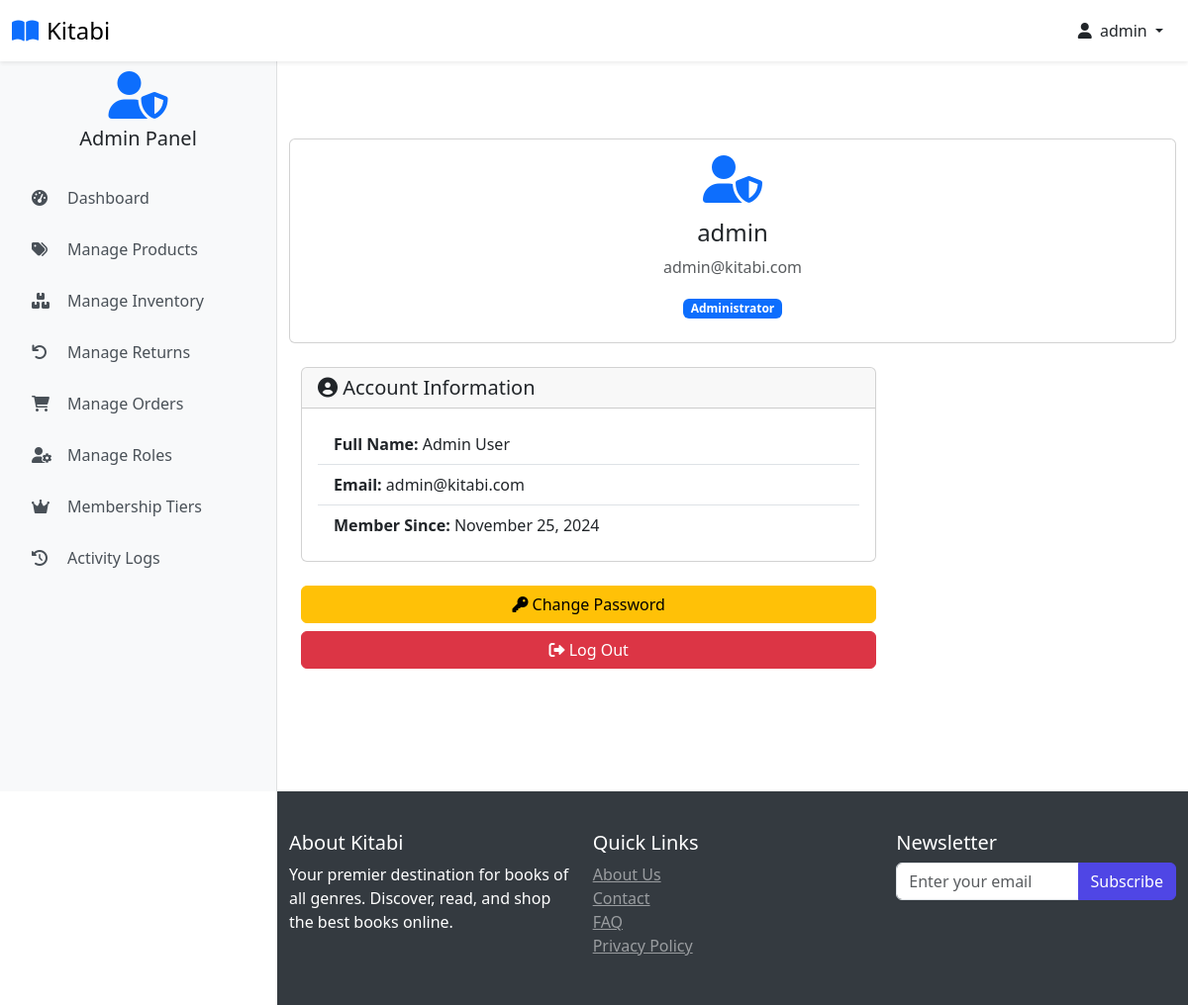
Page /account/1 (signed in) on the committed database.
### website/models.py (models this page shows, shortened)
class Customer(db.Model, UserMixin):
    id = db.Column(db.Integer, primary_key=True)
    full_name = db.Column(db.String(100), nullable=False)
    email = db.Column(db.String(100), unique=True, nullable=False)
    username = db.Column(db.String(100), unique=True, nullable=False)
    password_hash = db.Column(db.String(200), nullable=False)
    date_joined = db.Column(db.DateTime(), default=datetime.utcnow)
    is_admin_val = db.Column(db.Boolean, default=False)
    last_login = db.Column(db.DateTime)
    status = db.Column(db.String(20), default='active')
    membership_tier_id = db.Column(db.Integer, db.ForeignKey('membership_tier.id'), default=1)  # Default to Normal
    points = db.Column(db.Integer, default=0)
    membership_tier = db.relationship('MembershipTier', backref='customers')
    cart_items = db.relationship('Cart', back_populates='customer', lazy=True)
    orders = db.relationship('Order', back_populates='customer', lazy=True)
    activity_logs = db.relationship('ActivityLog', back_populates='user', lazy=True)
    returns = db.relationship('Return', foreign_keys='Return.customer_link', back_populates='customer', lazy=True)
    roles = db.relationship(
        'Role',
        secondary=user_roles,
        back_populates='users',
        lazy='dynamic'
    )
    @property
    def password(self):
        raise AttributeError('Password is not a readable Attribute')
    @property
    def is_admin(self):
        return self.is_admin_val or any(
            role.name in ['Super Admin', 'Product Manager', 'Order Manager']
            for role in self.roles
        )
    def has_permission(self, permission):
        if not self.roles:
            return False
        for role in self.roles:
            permissions = role.permissions or []
            if permission in permissions:
                return True
        return False

### website/auth.py (the view)
@auth.route('/account/<int:user_id>')
@limiter.limit("30 per minute")
@login_required
def account(user_id):
    user = Customer.query.get(user_id)
    return render_template('account.html',
                         current_user=user,
                         categories=get_categories_dict())

### website/utils.py (called while the page is built)
def get_categories_dict():
    categories_dict = {}
    categories = Category.query.all()
    for category in categories:
        subcategories = [subcategory.name for subcategory in category.subcategories]
        categories_dict[category.name] = subcategories
    return categories_dict

### website/templates/account.html (shortened to what this page needs)
{% extends 'base.html' %}
{% block body %}
<section id="profile" class="py-5">
    <div class="container pt-2">
        <div class="row">
            <div class="card mb-4">
                <div class="card-body text-center">
                    <div class="mb-3">
                        {% if not current_user.is_admin %}
                            {% if current_user.membership_tier %}
                                {% if current_user.membership_tier.name == 'Gold' %}
                                    <i class="fas fa-crown fa-3x text-warning"></i>
                                {% elif current_user.membership_tier.name == 'Premium' %}
                                    <i class="fas fa-star fa-3x text-info"></i>
                                {% else %}
                                    <i class="fas fa-user fa-3x text-secondary"></i>
                                {% endif %}
                            {% else %}
                                <i class="fas fa-user fa-3x text-secondary"></i>
                            {% endif %}
                        {% else %}
                            <i class="fas fa-user-shield fa-3x text-primary"></i>
                        {% endif %}
                    </div>
                    <h4 class="card-title">{{ current_user.username }}</h4>
                    <p class="card-text text-muted">{{ current_user.email }}</p>
                    {% if not current_user.is_admin %}
                        {% if current_user.membership_tier %}
                            <div class="badge bg-{{ 'warning' if current_user.membership_tier.name == 'Gold'
                                                   else 'info' if current_user.membership_tier.name == 'Premium'
                                                   else 'secondary' }} mb-2">
                                {{ current_user.membership_tier.name }} Member
                            </div>
                        {% else %}
                            <div class="badge bg-secondary mb-2">Basic Member</div>
                        {% endif %}
                    {% else %}
                        <div class="badge bg-primary mb-2">Administrator</div>
                    {% endif %}
                </div>
            </div>
            </div>
            <div class="col-lg-8">
                <div class="card mb-4">
                    <div class="card-header">
                        <h5 class="card-title mb-0">
                            <i class="fas fa-user-circle"></i> Account Information
                        </h5>
                    </div>
                    <div class="card-body">
                        <ul class="list-group list-group-flush">
                            <li class="list-group-item">
                                <strong>Full Name:</strong> {{ current_user.full_name }}
                            </li>
                            <li class="list-group-item">
                                <strong>Email:</strong> {{ current_user.email }}
                            </li>
                            <li class="list-group-item">
                                <strong>Member Since:</strong> {{ current_user.date_joined.strftime('%B %d, %Y') }}
                            </li>
                        </ul>
                    </div>
                </div>
                <div class="d-grid gap-2">
                    <a href="/change-password/{{current_user.id}}" class="btn btn-warning">
                        <i class="fas fa-key"></i> Change Password
                    </a>
                    <a href="{{ url_for('auth.log_out') }}" class="btn btn-danger">
                        <i class="fas fa-sign-out-alt"></i> Log Out
                    </a>
                </div>
            </div>
        </div>
    </div>
{% endblock %}

### website/templates/base.html (shortened to what this page needs)
<!DOCTYPE html>
<html lang="en">
<head>
    <link rel="stylesheet" href="{{ url_for('static', filename='css/bootstrap.min.css') }}">
    <link rel="stylesheet" href="{{ url_for('static', filename='css/owl.carousel.min.css') }}">
    <link rel="stylesheet" href="{{ url_for('static', filename='css/style.css') }}">
    <link rel="stylesheet" href="https://cdnjs.cloudflare.com/ajax/libs/font-awesome/6.0.0/css/all.min.css">
</head>
<body class="{% if current_user.is_authenticated %}{% if current_user.is_admin %}admin-user{% else %}user{% endif %}{% else %}guest{% endif %}">
<nav class="navbar navbar-light bg-white fixed-top shadow-sm">
    <div class="container-fluid">
        <div class="d-flex align-items-center">
            <a class="navbar-brand d-flex align-items-center" href="/">
                <i class="fas fa-book-open text-primary me-2"></i>
                <span class="font-weight-bold">Kitabi</span>
            </a>
        </div>
        <div class="d-flex align-items-center user-nav">
            {% if current_user.is_authenticated %}
                <div class="dropdown">
                    <button class="btn btn-link text-dark text-decoration-none dropdown-toggle" type="button" id="userDropdown" data-bs-toggle="dropdown" aria-expanded="false">
                        <i class="fas fa-user me-1"></i>
                        {{ current_user.username }}
                    </button>
                </div>
            {% else %}
                <a href="{{ url_for('auth.login') }}" class="btn btn-primary">
                    <i class="fas fa-sign-in-alt me-2"></i>Login
                </a>
            {% endif %}
        </div>
    </div>
</nav>
{% if current_user.is_authenticated and current_user.is_admin %}
    <div class="admin-sidebar">
        <div class="text-center mb-4">
            <i class="fas fa-user-shield fa-3x text-primary"></i>
            <h5 class="mt-2">Admin Panel</h5>
        </div>
        <div class="nav flex-column">
            <a class="admin-nav-item" href="{{ url_for('admin.admin_page') }}">
                <i class="fas fa-tachometer-alt"></i>Dashboard
            </a>
            {% if current_user.has_permission('manage_products') %}
            <a class="admin-nav-item" href="{{ url_for('admin.shop_items') }}">
                <i class="fas fa-tags"></i>Manage Products
            </a>
            {% endif %}
            {% if current_user.has_permission('manage_inventory') %}
            <a class="admin-nav-item" href="{{ url_for('admin.inventory_management') }}">
                <i class="fas fa-boxes"></i>Manage Inventory
            </a>
            {% endif %}
            {% if current_user.has_permission('manage_returns') %}
            <a class="admin-nav-item" href="{{ url_for('admin.returns_management') }}">
                <i class="fas fa-undo"></i>Manage Returns
            </a>
            {% endif %}
            {% if current_user.has_permission('manage_orders') %}
            <a class="admin-nav-item" href="{{ url_for('admin.order_view') }}">
                <i class="fas fa-shopping-cart"></i>Manage Orders
            </a>
            {% endif %}
            {% if current_user.has_permission('manage_users') %}
            <a class="admin-nav-item" href="{{ url_for('admin.manage_roles') }}">
                <i class="fas fa-user-cog"></i>Manage Roles
            </a>
            <a class="admin-nav-item" href="{{ url_for('admin.membership_tiers') }}">
                <i class="fas fa-crown"></i>Membership Tiers
            </a>
            {% endif %}
            {% if current_user.has_permission('view_reports') %}
            <a class="admin-nav-item" href="{{ url_for('admin.view_activity_logs') }}">
                <i class="fas fa-history"></i>Activity Logs
            </a>
            {% endif %}
        </div>
    </div>
{% endif %}
    <main class="main-content">
         <div class="container pt-2">
            {% block body %}{% endblock %}
    </main>
    <footer>
         <div class="container pt-2">
            <div class="row">
                <div class="col-md-4">
                    <h5>About Kitabi</h5>
                    <p>Your premier destination for books of all genres. Discover, read, and shop the best books online.</p>
                </div>
                <div class="col-md-4">
                    <h5>Quick Links</h5>
                    <ul class="list-unstyled">
                        <li><a href="#" class="text-white-50">About Us</a></li>
                        <li><a href="#" class="text-white-50">Contact</a></li>
                        <li><a href="#" class="text-white-50">FAQ</a></li>
                    <li><a href="#" class="text-white-50">Privacy Policy</a></li>
                </ul>
            </div>
            <div class="col-md-4">
                <h5>Newsletter</h5>
                <form>
                    <div class="input-group">
                        <input type="email" class="form-control" placeholder="Enter your email">
                        <button class="btn btn-primary" type="submit">Subscribe</button>
                    </div>
                </form>
            </div>
        </div>
    </div>
</footer>
</body>
</html>

### website/static/css/style.css (style rules this page uses)
:root { --primary-color: #4f46e5; --secondary-color: #818cf8; --dark-color: #1f2937; --light-color: #f3f4f6; }
body { font-family: 'Segoe UI', Tahoma, Geneva, Verdana, sans-serif; padding-top: 56px; margin: 0; }
.navbar-brand { font-size: 1.5rem; }
.sidebar, .admin-sidebar { height: calc(100vh - 56px); position: fixed; top: 56px; left: 0; width: 280px; z-index: 1000; overflow-y: auto; transition: transform 0.3s ease-in-out; padding: 1rem; }
.admin-sidebar { background-color: #f8f9fa; border-right: 1px solid rgba(0, 0, 0, 0.1); }
.main-content { padding-top: 20px; min-height: calc(100vh - 56px); transition: margin-left 0.3s ease-in-out; }
body.admin-user .main-content { margin-left: 280px; }
.admin-nav-item { display: flex; align-items: center; padding: 0.75rem 1rem; color: #495057; text-decoration: none; border-radius: 0.25rem; transition: all 0.2s; margin-bottom: 0.25rem; }
.admin-nav-item i { width: 1.5rem; margin-right: 0.75rem; }
.btn-primary { background-color: var(--primary-color); border-color: var(--primary-color); }
footer { flex-shrink: 0; position: relative; width: 100%; margin-top: auto; }
@media (min-width: 992px) { body:not(.admin-user) footer, body.admin-user footer { margin-left: 280px; width: calc(100% - 280px); } }

### website/templates/base.html (style rules this page uses)
body { min-height: 100vh; display: flex; flex-direction: column; padding-top: 56px; }
.sidebar, .admin-sidebar { height: calc(100vh - 56px); position: fixed; top: 56px; left: 0; width: 280px; z-index: 1000; overflow-y: auto; transition: transform 0.3s ease-in-out; padding: 1rem; }
.admin-sidebar { background-color: #f8f9fa; border-right: 1px solid rgba(0, 0, 0, 0.1); }
.admin-nav-item { display: flex; align-items: center; padding: 0.75rem 1rem; color: #495057; text-decoration: none; border-radius: 0.25rem; transition: all 0.2s; margin-bottom: 0.25rem; }
.admin-nav-item i { width: 1.5rem; margin-right: 0.75rem; }
.main-content { flex: 1; padding-top: 20px; transition: margin-left 0.3s ease-in-out; }
footer { margin-top: auto; background-color: #343a40; color: white; padding: 2rem 0; }
@media (min-width: 992px) { body.admin-user .main-content, body.admin-user footer { margin-left: 280px; } }

### rows in the picture
Customer: username "admin", email "admin@kitabi.com", full_name "Admin User", date_joined "November 25, 2024"
